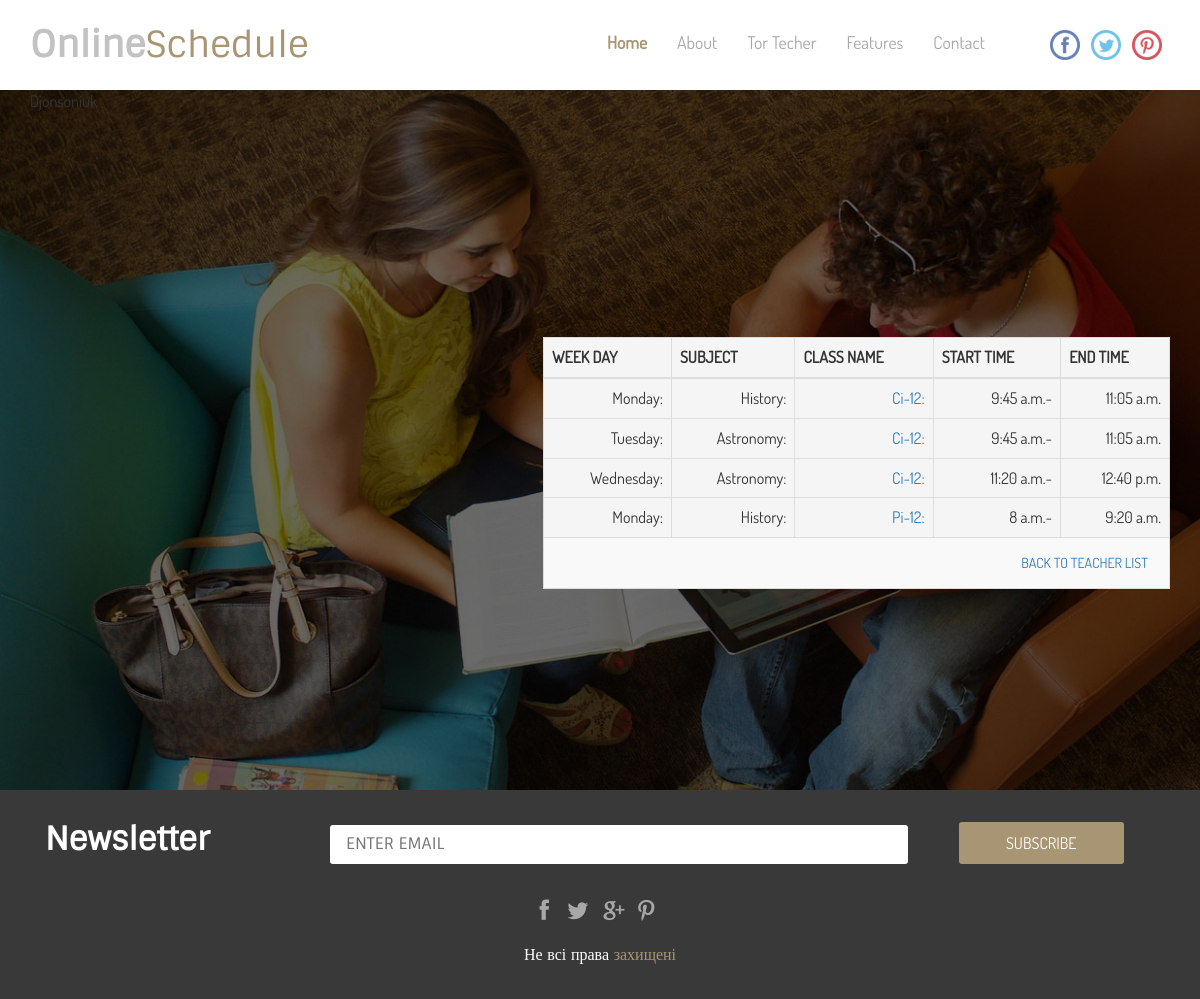
/teachers/Djonsoniuk/, run on the app's committed database.
### core/models.py (models this page shows, shortened)
class Teacher(models.Model):
    name = models.CharField(max_length=256)
    subjects = models.ManyToManyField(Subject)

class Lesson(models.Model):
    day_of_week = models.ForeignKey(Day, on_delete=models.CASCADE)
    subject = models.ForeignKey(Subject, on_delete=models.CASCADE)
    teacher = models.ForeignKey(Teacher, on_delete=models.SET_NULL, null=True)
    class_name = models.ForeignKey(Class, on_delete=models.CASCADE)
    time_slot = models.ForeignKey(TimeSlot, on_delete=models.SET_NULL, null=True)

class Day(models.Model):
    name = models.CharField(max_length=20)

class Subject(models.Model):
    name = models.CharField(max_length=256)

class Class(models.Model):
    name = models.CharField(max_length=5)

class TimeSlot(models.Model):
    start_time = models.TimeField()
    end_time = models.TimeField()
    lesson_number = models.IntegerField(null=True)

### core/views.py (the view)
# urls.py: path('teachers/<str:name>/', TeacherView.as_view(), name='teacher'),
class TeacherView(TemplateView):
    template_name = 'teacher.html'
    def get_context_data(self, **kwargs):
        context = super().get_context_data(**kwargs)
        context['teacher'] = get_object_or_404(Teacher, name=self.kwargs['name'])
        lessons = Lesson.objects.filter(teacher=context['teacher'])
        context['lessons'] = lessons
        return context

### core/templates/teacher.html
{% extends 'base.html' %}
{% block content %}
<p class="title">{{name}}</p>
<div class="banner-main">
  <div class="table-responsive">
    <table class="table table-striped table-bordered ">
      <thead>
        <tr class="active">
          <th class="text-uppercase">Week day</th>
          <th class="text-uppercase">Subject</th>
          <th class="text-uppercase">Class name</th>
          <th class="text-uppercase">Start time</th>
          <th class="text-uppercase">End time</th>
        </tr>
      </thead>
      <tbody>
        {% for lesson in lessons %}
          <tr class="active">
            <p>
              <td>{{lesson.day_of_week.name}}:</td>
              <td>{{lesson.subject.name}}:</td>
              <td> <a href="{% url 'student_group' name=lesson.class_name.name %}">{{lesson.class_name.name}}:</a></td>
              <td>{{lesson.time_slot.start_time}}-</td>
              <td>{{lesson.time_slot.end_time}}</td>
            </p>
          </tr>
        {% endfor %}
        <td colspan="5"><a href="{% url 'teachers_list' %}"class='btn btn-dark text-uppercase' role='button'>Back to teacher list</a></td>
      </tbody>
    </table>
  </div>
</div>
{% endblock %}

### core/static/core/css/style.css (style rules this page uses)
p { margin: 0; }
html, body { font-family: 'DosisRegular'; font-size: 100%; background:#fff; }
.banner-main { padding: 14em 0em 0em 0em; text-align: right; width: 55%; float: right; }
.banner-main p { font-size: 1em; font-weight: 400; color: #c2c2c2; line-height: 1.5em; }

### data on the page
Teacher: name "Djonsoniuk"
Lesson: day_of_week.name "Monday", subject.name "History", class_name.name "Ci-12", time_slot.start_time "9:45 a.m.", time_slot.end_time "11:05 a.m."
Lesson: day_of_week.name "Tuesday", subject.name "Astronomy", class_name.name "Ci-12", time_slot.start_time "9:45 a.m.", time_slot.end_time "11:05 a.m."
Lesson: day_of_week.name "Wednesday", subject.name "Astronomy", class_name.name "Ci-12", time_slot.start_time "11:20 a.m.", time_slot.end_time "12:40 p.m."
Lesson: day_of_week.name "Monday", subject.name "History", class_name.name "Pi-12", time_slot.start_time "8 a.m.", time_slot.end_time "9:20 a.m."
